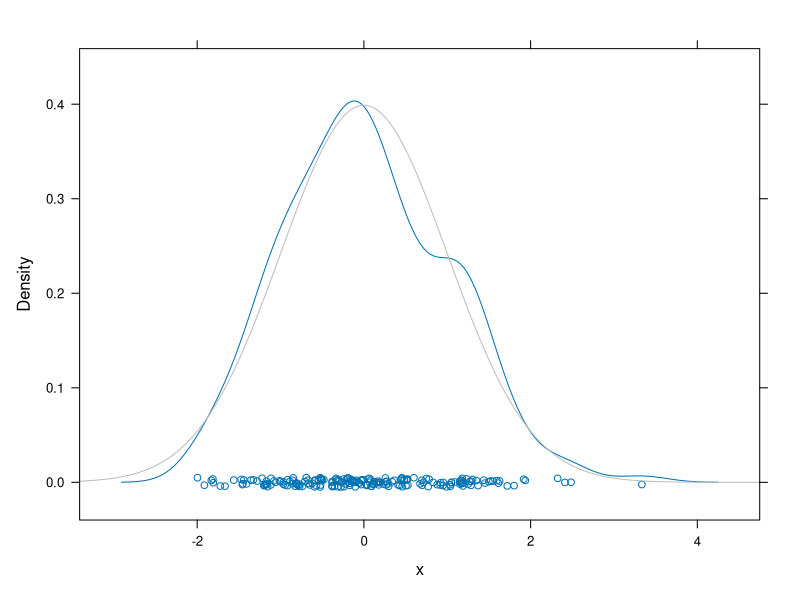
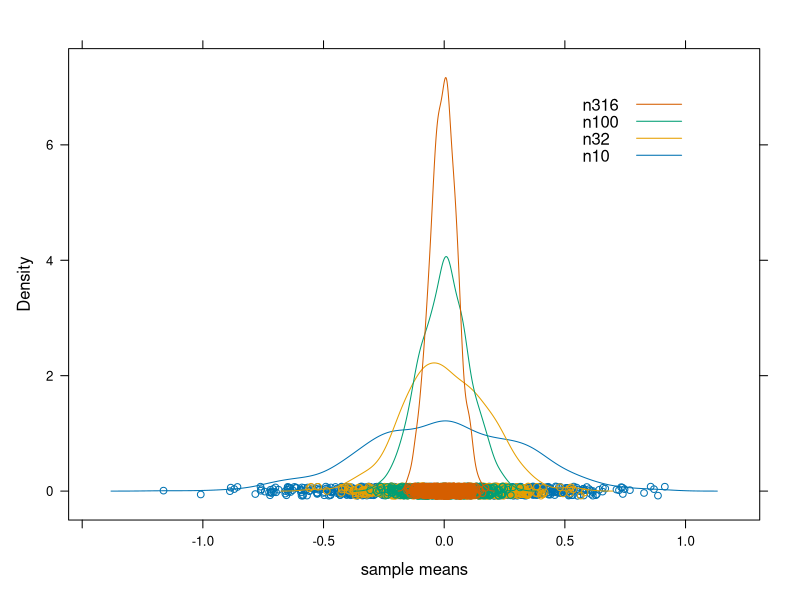
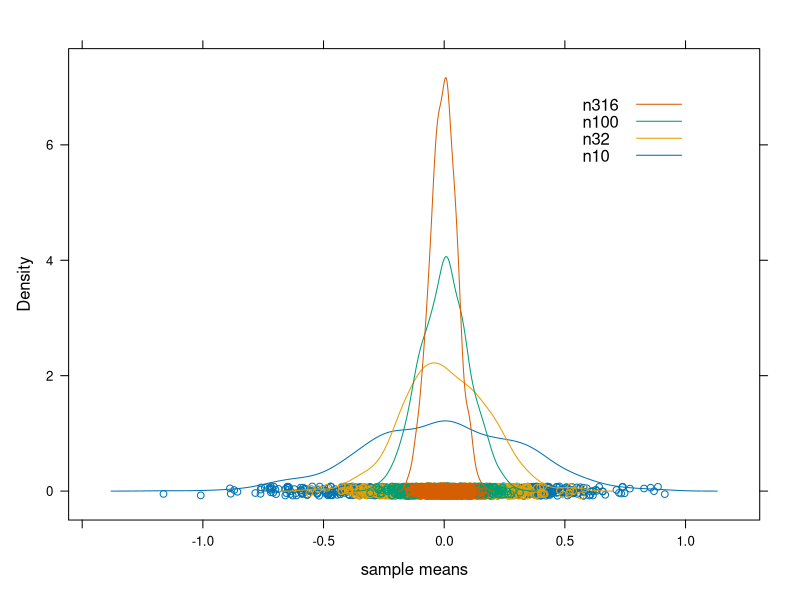

Write R code to recreate these figures, in order.
set.seed(540)

n <- 10
B <- 4

x <- matrix(rnorm(n * B), nrow = n)
rownames(x) <- sprintf("obs%02d", 1:n)
colnames(x) <- sprintf("samp%02d", 1:B)
x

apply(x,2,mean)

B <- 1000
n <- 10^(1:4)
names(n) <- paste0("n", n)
getSampleMeans <- function(n, B) colMeans(matrix(rnorm(n * B), nrow = n))
x <- sapply(n, getSampleMeans, B, simplify = FALSE)
cbind(sampSize = n,
      trueSEM = 1 / sqrt(n),
      obsSEM = sapply(x, sd),
      sampMeanIQR = sapply(x, IQR),
      sampMeanMad = sapply(x, mad))

pnorm(3,5,2)
rnorm(500,5,2)
mean(rnorm(50,5,2)<=3)
# The two numbers tend to be fairly close

mean(rnorm(5000,5,2)<=3)
# With larger n's, the numbers tend to be closer

#Numbers above a threshold:
pnorm(3,5,2, lower.tail = FALSE)
mean(rnorm(5000,5,2)>=3)

#Probability of observed values falling in an interval
pnorm(2,5,2)-pnorm(1,5,2)
a <- rnorm(5000,5,2)
mean(a <= 2) - mean(a <= 1)

# Exploring the distribution of sample means and the CLT
library(lattice)

## theoretical vs. empirical distriubution for a single sample
## demo of the Central Limit Theorem
n <- 200
x  <- rnorm(n)

densityplot(~x, n = 200, ylim = dnorm(0) * c(-0.1, 1.15),
            panel = function(x, ...) {
              panel.densityplot(x, ...)
              panel.mathdensity(n = 200, col.line = "grey74")
            })


## empirical distribution of sample means for various sample sizes
B <- 1000
n <- round(10^(seq(from = 1, to = 2.5, length = 4)), 0)
names(n) <- paste0("n", n)
getSampleMeans <- function(n, B) colMeans(matrix(rnorm(n * B), nrow = n))
x <- data.frame(sapply(n, getSampleMeans, B))
## using the "extended formula interface" in lattice
jFormula <- as.formula(paste("~", paste(names(n), sep = "", collapse = " + ")))
## building the formula programmatically is slicker than the alternative, which
## is hard wiring to "~ n10 + n32 + n100 + n316", which is not a crime
densityplot(jFormula, x, xlab = "sample means",
            auto.key = list(x = 0.9, y = 0.9, corner = c(1, 1),
                            reverse.rows = TRUE))


## keeping the data "tidy", i.e. tall and skinny, for a happier life
xTallSkinny <- stack(x)
names(xTallSkinny) <- c("x","n")
xTallSkinny$n <- factor(xTallSkinny$n, levels = colnames(x))
densityplot(~ x, xTallSkinny, xlab = "sample means", groups = n,
            auto.key = list(x = 0.9, y = 0.9, corner = c(1, 1),
                            reverse.rows = TRUE))
